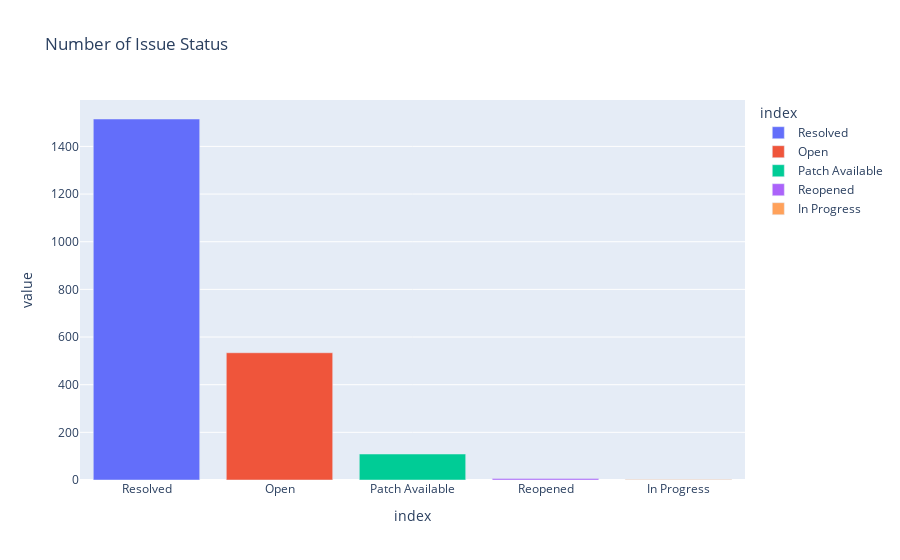

Notebook code for this chart:
### Code cell
# Compute the value counts for 'status' column after replacing Closed by Resolved
value_counts = df_issues['status'].value_counts()

# Create a bar plot using plotly
fig = px.bar(value_counts, orientation='v', title='Number of Issue Status', color=value_counts.index)

# Show the plot
fig.show()

### Figure 1 — Plotly figure (JSON) as saved in the notebook; plotly's stock layout.template omitted (floating-point values rounded to 4 significant figures)
{"data": [{"alignmentgroup": "True", "hovertemplate": "index=%{x}<br>value=%{y}<extra></extra>", "legendgroup": "Resolved", "marker": {"color": "#636efa", "pattern": {"shape": ""}}, "name": "Resolved", "offsetgroup": "Resolved", "orientation": "v", "showlegend": true, "textposition": "auto", "type": "bar", "x": ["Resolved"], "xaxis": "x", "y": [1515], "yaxis": "y"}, {"alignmentgroup": "True", "hovertemplate": "index=%{x}<br>value=%{y}<extra></extra>", "legendgroup": "Open", "marker": {"color": "#EF553B", "pattern": {"shape": ""}}, "name": "Open", "offsetgroup": "Open", "orientation": "v", "showlegend": true, "textposition": "auto", "type": "bar", "x": ["Open"], "xaxis": "x", "y": [534], "yaxis": "y"}, {"alignmentgroup": "True", "hovertemplate": "index=%{x}<br>value=%{y}<extra></extra>", "legendgroup": "Patch Available", "marker": {"color": "#00cc96", "pattern": {"shape": ""}}, "name": "Patch Available", "offsetgroup": "Patch Available", "orientation": "v", "showlegend": true, "textposition": "auto", "type": "bar", "x": ["Patch Available"], "xaxis": "x", "y": [109], "yaxis": "y"}, {"alignmentgroup": "True", "hovertemplate": "index=%{x}<br>value=%{y}<extra></extra>", "legendgroup": "Reopened", "marker": {"color": "#ab63fa", "pattern": {"shape": ""}}, "name": "Reopened", "offsetgroup": "Reopened", "orientation": "v", "showlegend": true, "textposition": "auto", "type": "bar", "x": ["Reopened"], "xaxis": "x", "y": [6], "yaxis": "y"}, {"alignmentgroup": "True", "hovertemplate": "index=%{x}<br>value=%{y}<extra></extra>", "legendgroup": "In Progress", "marker": {"color": "#FFA15A", "pattern": {"shape": ""}}, "name": "In Progress", "offsetgroup": "In Progress", "orientation": "v", "showlegend": true, "textposition": "auto", "type": "bar", "x": ["In Progress"], "xaxis": "x", "y": [2], "yaxis": "y"}], "layout": {"barmode": "relative", "legend": {"title": {"text": "index"}, "tracegroupgap": 0}, "title": {"text": "Number of Issue Status"}, "xaxis": {"anchor": "y", "categoryarray": ["Resolved", "Open", "Patch Available", "Reopened", "In Progress"], "categoryorder": "array", "domain": [0, 1], "title": {"text": "index"}}, "yaxis": {"anchor": "x", "domain": [0, 1], "title": {"text": "value"}}}}
